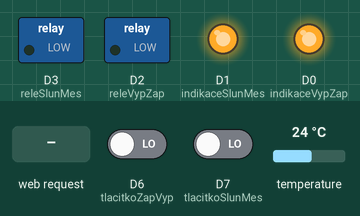
Recording of a sketch running on a simulated ESP8266 (NodeMCU). Shown: switched loads named in the sketch (green lamp = pin HIGH), output pins drawn as LEDs (lit = HIGH). Inputs (shaded band) come from the test bench; at power-on: D6 (tlacitkoZapVyp) LOW, D7 (tlacitkoSlunMes) LOW, temperature 24 °C. WiFi joins after 1.5 s; servers stay silent unless stated; what the sketch prints to the serial monitor is not drawn.

Above: at 2.7 s.
2.8 s: D6 (tlacitkoZapVyp) driven HIGH
At 4.2 s:
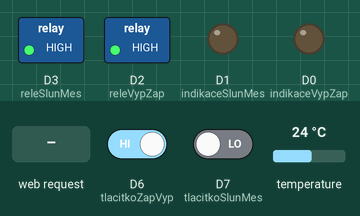
4.5 s: HTTP request GET /?releVypZap=0 received
At 6.0 s:
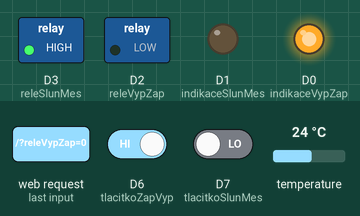
6.8 s: HTTP request GET /?releVypZap=1 received
At 8.8 s:
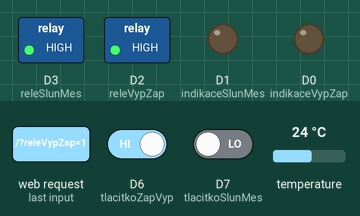
Timing chart, 0 to 10.3 s (numbered marks = the images above; inputs shaded):
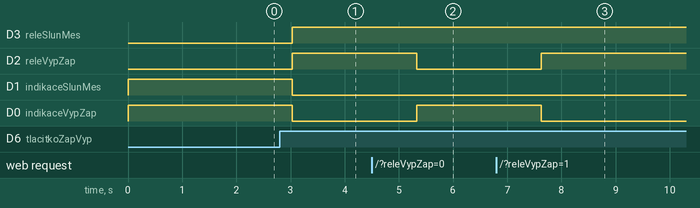

Measured:
- after the input at 2.8 s, D3 (releSlunMes), D2 (releVypZap): LOW → HIGH after 0.23 s; D1 (indikaceSlunMes), D0 (indikaceVypZap): HIGH → LOW after 0.23 s
- after the input at 4.5 s, D2 (releVypZap): HIGH → LOW after 0.83 s; D0 (indikaceVypZap): LOW → HIGH after 0.83 s
- after the input at 6.8 s, D2 (releVypZap): LOW → HIGH after 0.82 s; D0 (indikaceVypZap): HIGH → LOW after 0.82 s

The sketch:

term_2.ino
```cpp
#include <ESP8266WiFi.h>
#include <OneWire.h>
#include <DallasTemperature.h>

#define tlacitkoZapVyp D6
#define tlacitkoSlunMes D7
#define releVypZap D2
#define releSlunMes D3
#define teplomer D5

#define indikaceVypZap D0
#define indikaceSlunMes D1

#define prodleva 50

//priznak minuleho stavu tlacitek
bool minulyStavZapVyp = 0;
bool minulyStavSlunMes = 0;

//ulozeni casu zmen tlacitek
unsigned long casZmenyZapVyp;
unsigned long casZmenySlunMes;

// Nazev Wi-Fi site, do ktere se mam pripojit
const char* ssid = "Askeladd";

// Heslo Wi-Fi site, do ktere se mam pripojit
const char* password = "knih0vna";

String hlaseni;
String teplota_string;
String html = "";

// Webovy server pobezi na portu 80 (HTTP komunikace)
WiFiServer server(80);

//inicializace OneWire
OneWire oneWire(teplomer);

//vytvoreni objektu cidla teploty
DallasTemperature ds18b20(&oneWire);

void setup() {
  //Vstupni a vystupni piny
  pinMode(releVypZap, OUTPUT);
  pinMode(tlacitkoZapVyp, INPUT);

  pinMode(releSlunMes, OUTPUT);
  pinMode(tlacitkoSlunMes, INPUT);

  pinMode(indikaceVypZap, OUTPUT);
  pinMode(indikaceSlunMes, OUTPUT);

  pinMode(teplomer, INPUT);

  digitalWrite(indikaceVypZap, !digitalRead(releVypZap));
  digitalWrite(indikaceSlunMes, !digitalRead(releSlunMes));

  // Zahajeni seriove komunikace
  Serial.begin(115200);

  //Pripojeni k WiFi
  WiFi.begin(ssid, password);
  Serial.println();
  Serial.print("Pripojuji k ");
  Serial.println(ssid);
  while (WiFi.status() != WL_CONNECTED) {
    delay(50);
    Serial.print(".");
  }

  //Spusteni serveru
  server.begin();
  Serial.println();
  Serial.println("Server spusten");

  // Napis IP adresu, kterou mikropocitac dostal
  Serial.print("Pouzij k pripojeni tuto adresu: ");
  Serial.print("http://");
  Serial.println(WiFi.localIP());

}

void loop() {
  WiFiClient client = server.available();

  String buffer = "";

  //zjisteni teploty ze senzoru
  ds18b20.requestTemperatures();
  float teplota = ds18b20.getTempCByIndex(0);


  //Ovladani fyzickeho tlacitka zapnuti/vyputi topeni s osetrenim debouncingu
  if (digitalRead(tlacitkoZapVyp) == 1) {
    if (minulyStavZapVyp == 0 && abs(millis() - casZmenyZapVyp) > prodleva) {
      minulyStavZapVyp = 1;
      digitalWrite(releVypZap, !digitalRead(releVypZap));
      digitalWrite(indikaceVypZap, !digitalRead(releVypZap));
    }
  }
  else
  {
    casZmenyZapVyp = millis();
    minulyStavZapVyp = 0;
  }
  Serial.println(digitalRead(releVypZap));


  //Ovladani fyzickeho tlacitka slunicko/mesicek s osetrenim debouncingu
  if (digitalRead(tlacitkoSlunMes) == 1 && digitalRead(releVypZap) == 0) {
    if (minulyStavSlunMes == 0 && abs(millis() - casZmenySlunMes) > prodleva) {
      minulyStavSlunMes = 1;
      digitalWrite(releSlunMes, !digitalRead(releSlunMes));
      digitalWrite(indikaceSlunMes, !digitalRead(releSlunMes));

    }
  }
  else
  {
    casZmenySlunMes = millis();
    minulyStavSlunMes = 0;
  }

  //vypnuti slunicka pri vypnuti vypinace VypZap
  if (digitalRead(releSlunMes) == 0 && digitalRead(releVypZap) == 1) {
    digitalWrite(releSlunMes, HIGH);
    digitalWrite(indikaceSlunMes, !digitalRead(releVypZap));

  }

  // dokud je klient připojen
  while (client.connected()) {

    // čti data od něj dokud nenarazíš na znak nového řádku a ukladej je do bufferu
    if (client.available()) {

      char c = client.read();
      buffer = buffer + c;
      if (c == '\n') {

        if (buffer.indexOf("releVypZap=1") >= 0) {
          digitalWrite(releVypZap, HIGH);
          digitalWrite(indikaceVypZap, !digitalRead(releVypZap));
          if (digitalRead(releSlunMes) == 0) {
            digitalWrite(releSlunMes, HIGH);
            digitalWrite(indikaceSlunMes, !digitalRead(releSlunMes));
          }
        }

        if (buffer.indexOf("releVypZap=0") >= 0) {
          digitalWrite(releVypZap, LOW);
          digitalWrite(indikaceVypZap, !digitalRead(releVypZap));
        }
        if (buffer.indexOf("releSlunMes=1") >= 0) {
          digitalWrite(releSlunMes, HIGH);
          digitalWrite(indikaceSlunMes, !digitalRead(releSlunMes));
        }
        if (buffer.indexOf("releSlunMes=0") >= 0 && digitalRead(releVypZap) == 0) {
          digitalWrite(releSlunMes, LOW);
          digitalWrite(indikaceSlunMes, !digitalRead(releSlunMes));
        }

        // odešle klasickou hlavičku HTML stránky
        client.println("HTTP/1.1 200 OK");
        client.println("Content-Type: text/html");
        client.println("Connection: close");
        client.println();
        client.println("<!DOCTYPE HTML>");

        // zde již klasická html data
        client.println("<html>");
        client.println("<head>");
        // Název stránky
        client.println("<title>NodeMCU - Termostat</title>");
        client.println("</head>");
        client.println("<body>");
        client.println("<h1>Wi-Fi TERMOSTAT A TEPLOMER</h1>");

        if (digitalRead(releVypZap)) {
          client.println("<a href='http://192.168.1.184?releVypZap=0'><button style='background:lightred;width:100%;height:150px'> Zapnuto/Vypnuto</button></a> ");
          if (digitalRead(releSlunMes)) {
            client.println("<a href='http://192.168.1.184?releSlunMes=0'><button style='background:lightred;width:100%;height:150px'> Slunicko/Mesicek</button></a> ");
            client.println("<a href='http://192.168.1.184'><button style='background:lightred;width:100%;height:150px'>Obnovit</button></a>");
          }
          else {
            client.println("<a href='http://192.168.1.184?releSlunMes=1'><button style='background:yellow;width:100%;height:150px'>Slunicko/Mesicek</button></a>");
            client.println("<a href='http://192.168.1.184'><button style='background:lightred;width:100%;height:150px'>Obnovit</button></a>");
          }
        }
        else {
          client.println("<a href='http://192.168.1.184?releVypZap=1'><button style='background:lightgreen;width:100%;height:150px'>Zapnuto/Vypnuto</button></a>");
          if (digitalRead(releSlunMes)) {
            client.println("<a href='http://192.168.1.184?releSlunMes=0'><button style='background:lightred;width:100%;height:150px'> Slunicko/Mesicek</button></a> ");
            client.println("<a href='http://192.168.1.184'><button style='background:lightred;width:100%;height:150px'>Obnovit</button></a>");
          }
          else {
            client.println("<a href='http://192.168.1.184?releSlunMes=1'><button style='background:yellow;width:100%;height:150px'>Slunicko/Mesicek</button></a>");
            client.println("<a href='http://192.168.1.184'><button style='background:lightred;width:100%;height:150px'>Obnovit</button></a>");
          }
        }
        hlaseni = "teplota je: @teplota@ ";
        teplota_string = String(teplota);
        hlaseni.replace("@teplota@", teplota_string);

        client.print(hlaseni);

        client.println("</br>");
        client.println("</body>");
        client.println("</html>");

        //ukončí přenos
        client.stop();
        //Serial.println(buffer);
      }
    }
  }
}
```
